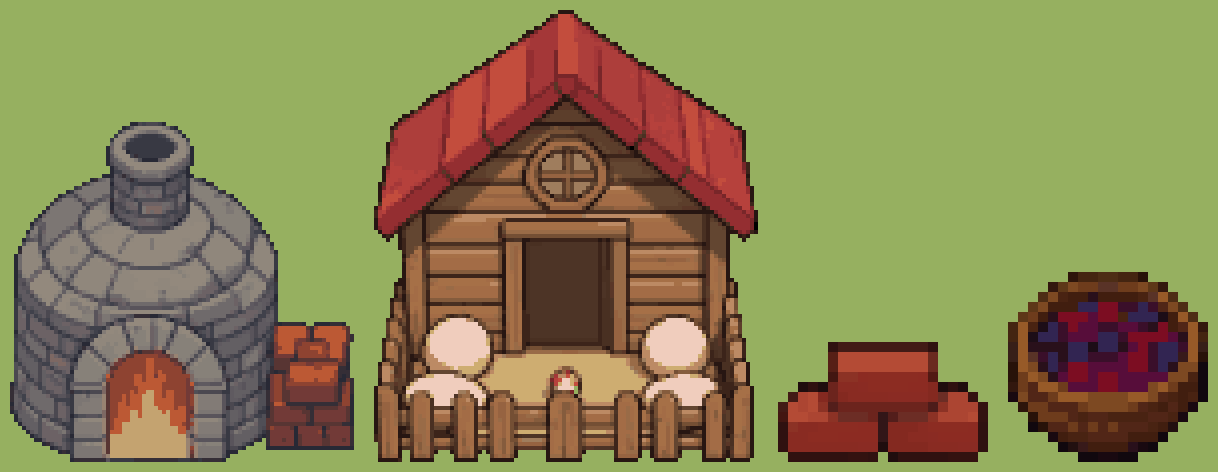
#> input picture assets/gen/pixel/edificios_pueblo/hoja_horno_guarderia_elegidos.png, 1218 x 472 px, given in place of hoja_horno_guarderia_elegidos.png_shoja_caja.png_0.png, which was not available
$ python hoja_comedero2.py hoja_horno_guarderia_elegidos.png hoja_caja.png 5
#> lines starting #> are read from the running program, lines starting #| are printed output that depends on the picture; after the words box and inside, x2 and y2 are one past the last pixel; in counts of white or black regions, pixels touching at a corner belong together; pictures that were not available may be replaced by others from this repository, and a replacement may not be noted
### assets/gen/pixel/edificios_pueblo/reducir.py
"""Nido y comedero (0.2b, 2026-10-13): de la imagen de Klein (klein/<id>_s<N>_0.png, fondo magenta) al sprite
a escala nativa. Misma receta que el tronco (assets/gen/pixel/tronco_klein/reducir.py): fondo magenta fuera,
reducción BOX premultiplicada al ancho pedido, alfa por umbral y paleta corta (MEDIANCUT).

Uso: python -I assets/gen/pixel/edificios_pueblo/reducir.py            → candidatos/ + hoja.png (×6 sobre césped)
     python -I assets/gen/pixel/edificios_pueblo/reducir.py nido 4 34  → un solo sprite (id, semilla, ancho) a final/,
     con los píxeles sueltos del borde podados (pixel_clean.py se come el dibujo: ramitas y bayas)
"""
import sys
from pathlib import Path
import numpy as np
from PIL import Image

B = Path('assets/gen/pixel/edificios_pueblo')
COLORES = 16
UMBRAL = 110
fondo = None   # máscara de fondo alternativa (la pone hoja_edificios.py)


def reducir(f, w):
    a = np.array(Image.open(f).convert('RGB')).astype(int)
    r, g, b = a[..., 0], a[..., 1], a[..., 2]
    bg = fondo(a) if fondo else (r > 150) & (b > 110) & (g < 100) & (r - g > 90)  # magenta (varía de tono)
    ys, xs = np.where(~bg)
    y0, y1, x0, x1 = ys.min(), ys.max() + 1, xs.min(), xs.max() + 1
    rgba = np.dstack([a, np.where(bg, 0, 255)]).astype(np.uint8)[y0:y1, x0:x1]
    im = Image.fromarray(rgba, 'RGBA')
    h = round(w * im.height / im.width)
    p = np.array(im).astype(float)
    p[..., :3] *= p[..., 3:] / 255
    sm = np.array(Image.fromarray(p[..., :3].astype(np.uint8)).resize((w, h), Image.BOX)).astype(float)
    al = np.array(Image.fromarray(p[..., 3].astype(np.uint8)).resize((w, h), Image.BOX)).astype(float)
    m = al > UMBRAL
    rgb = np.where(m[..., None], np.clip(sm * 255 / np.maximum(al, 1)[..., None], 0, 255), 0).astype(np.uint8)
    q = Image.fromarray(rgb).quantize(COLORES, method=Image.Quantize.MEDIANCUT).convert('RGB')
    return Image.fromarray(np.dstack([np.array(q), np.where(m, 255, 0)]).astype(np.uint8), 'RGBA')


def podar(im, vecinos=2, pasadas=2):
    """Quita los píxeles sueltos del borde (con <= `vecinos` vecinos opacos de 8), sin tocar el interior."""
    a = np.array(im)
    for _ in range(pasadas):
        op = a[..., 3] > 0
        pad = np.pad(op, 1)
        n = sum(pad[1 + dy:pad.shape[0] - 1 + dy, 1 + dx:pad.shape[1] - 1 + dx]
                for dy in (-1, 0, 1) for dx in (-1, 0, 1) if dy or dx)
        a[op & (n <= vecinos)] = 0
    return Image.fromarray(a, 'RGBA')


# [14 lines left out: function hoja, not called in this run]


# [7 lines that do not run on import are left out]

### assets/gen/pixel/edificios_pueblo/hoja_comedero2.py
"""Comedero nuevo (2026-10-14): copia de hoja_edificios2.py (modo icono) para klein3/ (gen_comedero2.sh).
Máscara de fondo: tono magenta con G < 120, mancha mayor, huecos rellenos (bayas rosas/moradas no salen como fondo).
Reducción con reducir.py (BOX premultiplicado, alfa umbral 110, paleta corta, poda de bordes) + contorno tintado
(borde x0,62, no negro) porque a ~36 px el contorno de Klein se pierde en el BOX.

Uso: python -I assets/gen/pixel/edificios_pueblo/hoja_comedero2.py              → candidatos3/ + hoja_comedero2.png
     python -I assets/gen/pixel/edificios_pueblo/hoja_comedero2.py cm_tronco 3 38 → final/comedero.png (id, semilla, ancho)
"""
import sys
import numpy as np
from PIL import Image
from scipy import ndimage
sys.path.insert(0, str(__import__('pathlib').Path(__file__).parent))   # python -I no añade la carpeta del guion
import reducir as R

COLORES = 16
ANCHO = 38
IDEAS = ['cm_tronco', 'cm_mesa', 'cm_piedra']
SEMILLAS = [1, 2, 3, 4, 5]


def fondo(a):
    r, g, b = a[..., 0], a[..., 1], a[..., 2]
    bg = (r - g > 45) & (b - g > 30) & (abs(r - b) < 110) & (g < 120)
    lab, n = ndimage.label(~bg)
    big = lab == (np.bincount(lab.ravel())[1:].argmax() + 1)
    return ~ndimage.binary_fill_holes(big)


R.fondo = fondo
R.COLORES = COLORES
B = R.B
K = B / 'klein3'


def contorno(im, k=0.62):
    a = np.array(im)
    op = a[..., 3] > 0
    pad = np.pad(op, 1)
    borde = op & ~(pad[:-2, 1:-1] & pad[2:, 1:-1] & pad[1:-1, :-2] & pad[1:-1, 2:])
    a[borde, :3] = (a[borde, :3] * k).astype(np.uint8)
    return Image.fromarray(a, 'RGBA')


def uno(sid, s, w):
    return contorno(R.podar(R.reducir(K / f'{sid}_s{s}_0.png', w)))
#> in reducir, `r, g, b = a[..., 0], a[..., 1], a[..., 2]`:
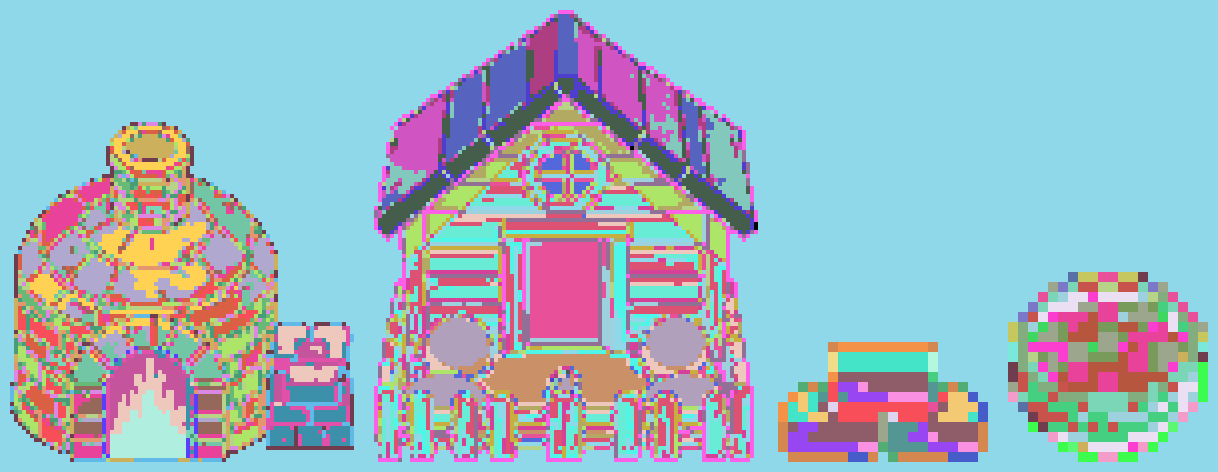
#> r: shape (472, 1218) int64; 73 distinct labels, from 0 to 240; one colour per label, 0 black
#> in reducir, `r, g, b = a[..., 0], a[..., 1], a[..., 2]`:
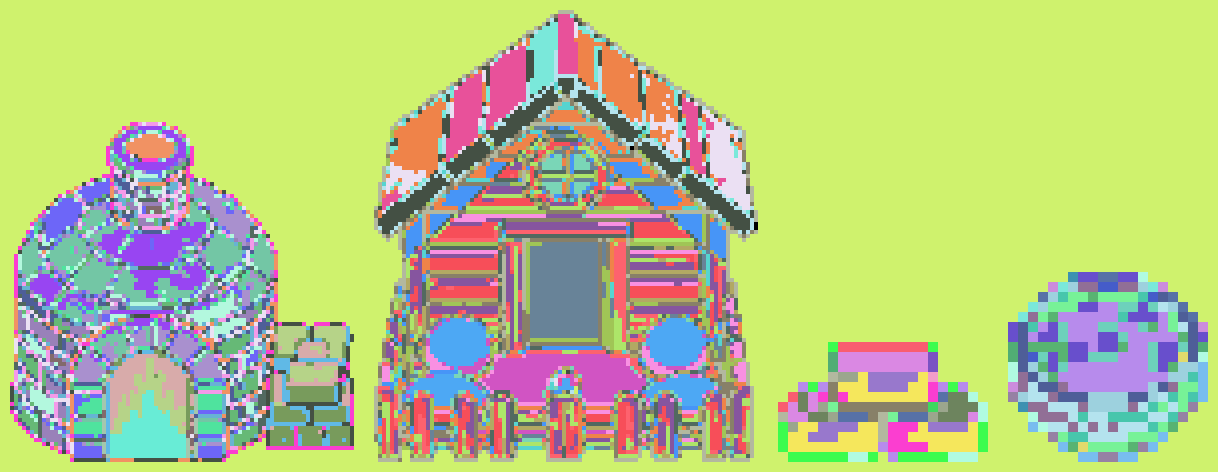
#> g: shape (472, 1218) int64; 71 distinct labels, from 0 to 205; one colour per label, 0 black
#> in reducir, `r, g, b = a[..., 0], a[..., 1], a[..., 2]`:
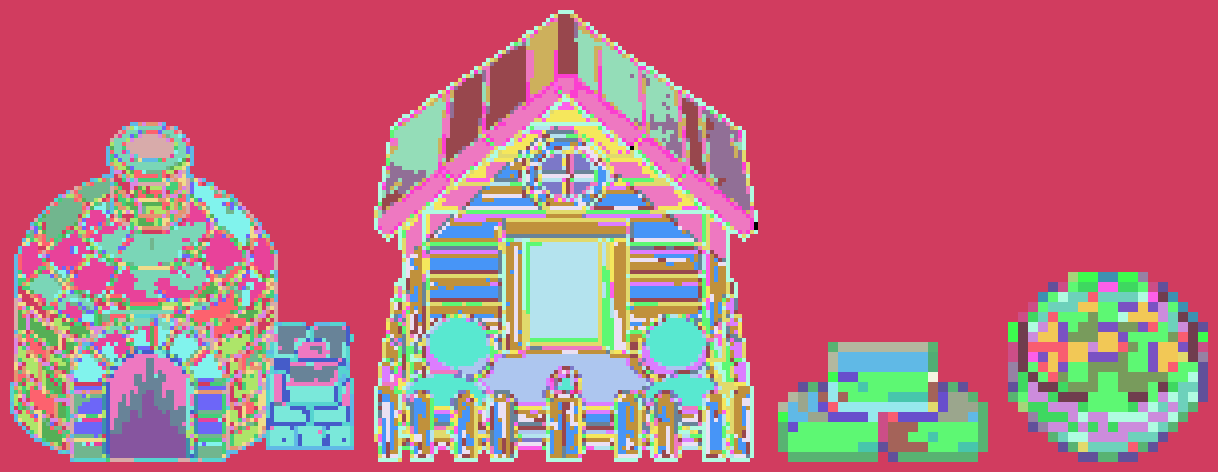
#> b: shape (472, 1218) int64; 64 distinct labels, from 0 to 189; one colour per label, 0 black
#> in fondo, `bg = (r - g > 45) & (b - g > 30) & (abs(r - b) < 110) & (g < 120)`:
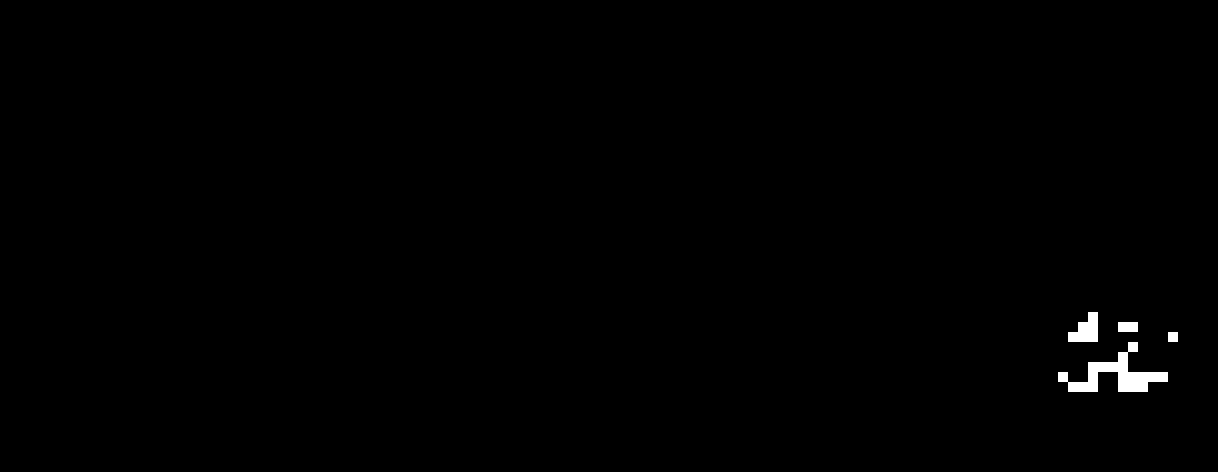
#> bg: shape (472, 1218) bool; 0.49% white; 4 white regions, box (x1, y1, x2, y2) and area: (1058, 342, 1168, 392) 1900, (1068, 312, 1098, 342) 600, (1118, 322, 1138, 332) 200, (1168, 332, 1178, 342) 100
#> in fondo, `lab, n = ndimage.label(~bg)`: n = 1
#> in fondo, `return ~ndimage.binary_fill_holes(big)`: returned value: shape (472, 1218) bool; every value is 0
#> in reducir, `y0, y1, x0, x1 = ys.min(), ys.max() + 1, xs.min(), xs.max() + 1`: y0 = 0; y1 = 472; x0 = 0; x1 = 1218
#> in reducir, rgba is the input picture: shape (472, 1218, 4); mean R, G, B, A 136.8, 129.7, 81.7, 255
#> in reducir, `al = np.array(Image.fromarray(p[..., 3].astype(np.uint8)).resize((w, h..`: al = [[255, 255, 255, 255, 255], [255, 255, 255, 255, 255]]
#> in reducir, `m = al > UMBRAL`: m = [[True, True, True, True, True], [True, True, True, True, True]]
#> the loop in podar, `for _ in range(pasadas):` made 2 passes
#> n on passes 1 to 2: [[3, 5, 5, 5, 3], [3, 5, 5, 5, 3]], [[3, 5, 5, 5, 3], [3, 5, 5, 5, 3]]
#> in contorno, `op = a[..., 3] > 0`: op has the same summary as m in reducir
#> in contorno, `borde = op & ~(pad[:-2, 1:-1] & pad[2:, 1:-1] & pad[1:-1, :-2] & pad[1..`: borde has the same summary as m in reducir


def hoja():
    out = B / 'candidatos3'
    out.mkdir(exist_ok=True)
    Z, CW, CH = 6, 50, 40
    # cada celda: el reducido x6 y, a su lado arriba, la imagen original en miniatura (para ver el diseño)
    sheet = Image.new('RGBA', (len(SEMILLAS) * CW * Z, len(IDEAS) * (CH * Z + 20)), (150, 176, 96, 255))
    for fi, sid in enumerate(IDEAS):
        for si, s in enumerate(SEMILLAS):
            f = K / f'{sid}_s{s}_0.png'
            if not f.exists():
                continue
            r = uno(sid, s, ANCHO)
            r.save(out / f'{sid}_s{s}.png')
            big = r.resize((r.width * Z, r.height * Z), Image.NEAREST)
            x0, y0 = si * CW * Z, fi * (CH * Z + 20)
            mini = Image.open(f).convert('RGBA').resize((96, 96))
            sheet.alpha_composite(mini, (x0 + CW * Z - 100, y0 + 4))
            sheet.alpha_composite(r, (x0 + 8, y0 + 8))   # a escala 1
            sheet.alpha_composite(big, (x0 + (CW * Z - big.width) // 2, y0 + CH * Z - big.height))
            print(sid, s, r.size)
    sheet.save(B / 'hoja_comedero2.png')
    print('ok', sheet.size)


if __name__ == '__main__':
    if len(sys.argv) == 4:
        sid, s, w = sys.argv[1], sys.argv[2], int(sys.argv[3])
        r = uno(sid, s, w)
        r.save(B / 'final/comedero.png')
        print(sid, s, r.size)
#| hoja_horno_guarderia_elegidos.png hoja_caja.png (5, 2)
    else:
        hoja()
